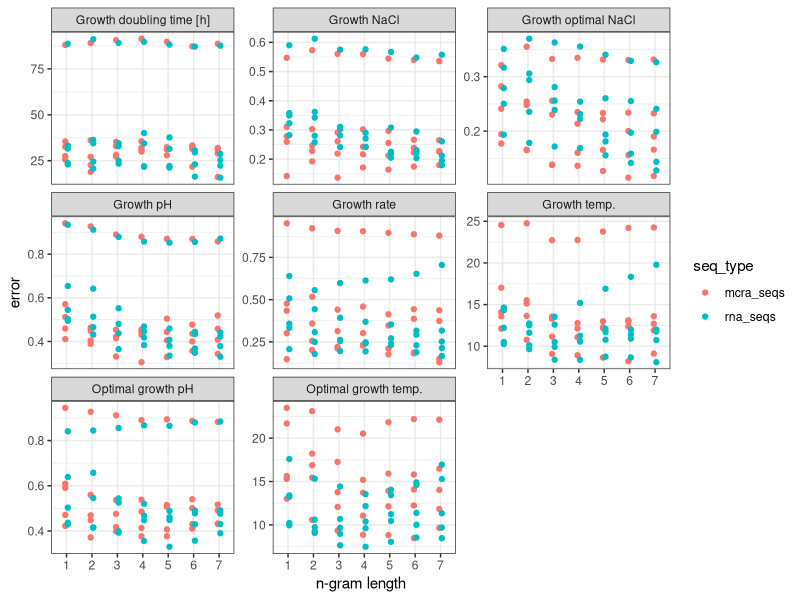
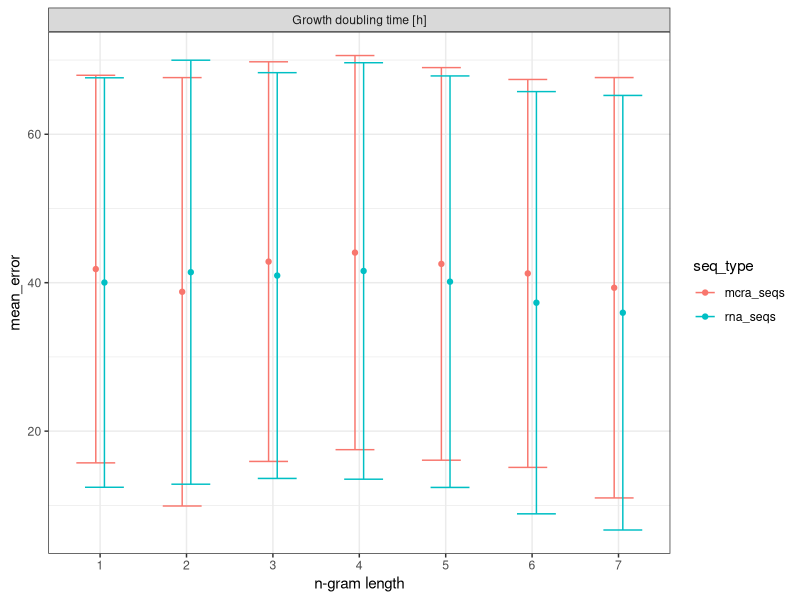
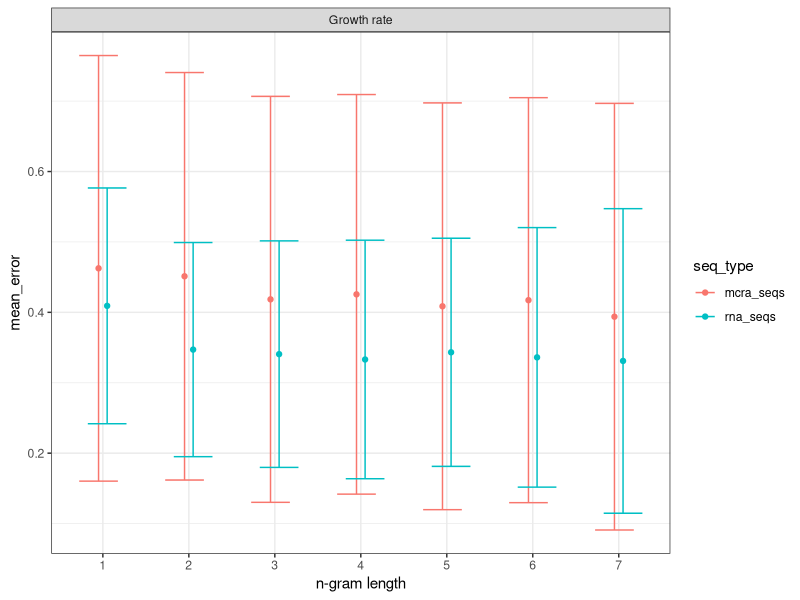
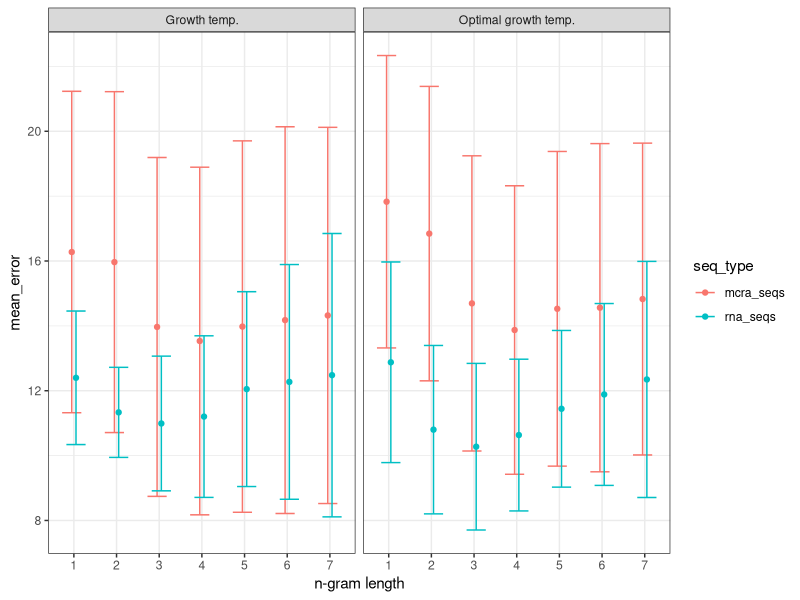
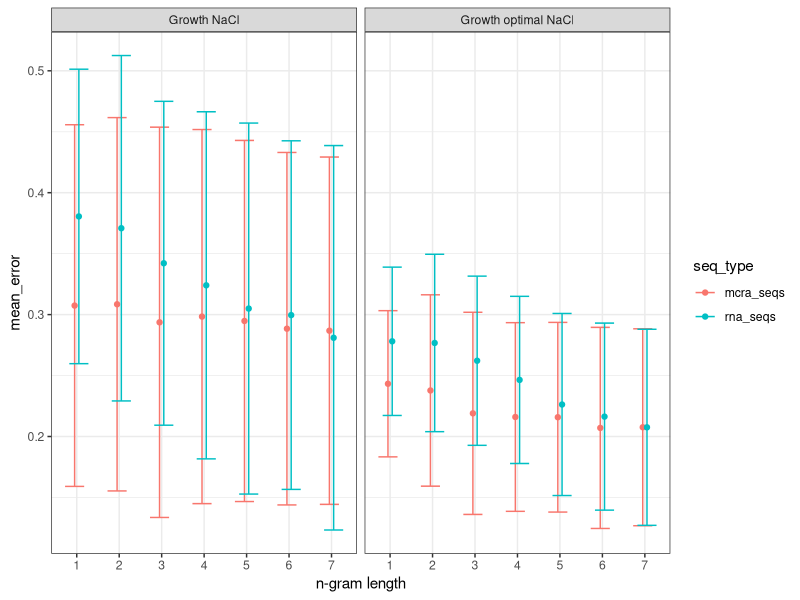
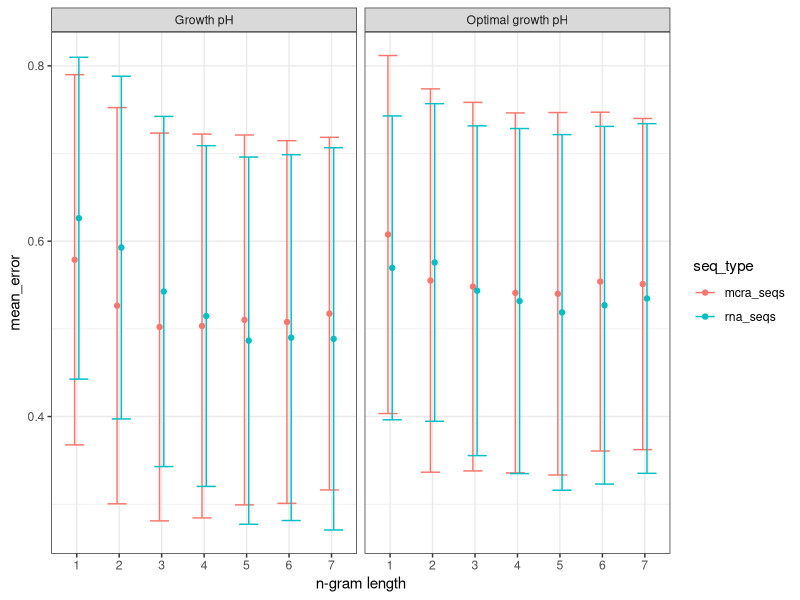

Recreate these plots in R, in order.
library(dplyr)
library(ggplot2)

benchmark_ngram_length_opt <- read.csv("./results/ngram_benchmark_opt.csv") %>% 
  mutate(error = sqrt(mse)) %>% 
  inner_join(read.csv("./data/full_names.csv"))

benchmark_ngram_length <- read.csv("./results/ngram_benchmark.csv") %>% 
  mutate(error = sqrt(mse)) %>% 
  inner_join(read.csv("./data/full_names.csv"))

benchmark_ngram_length %>% 
  ggplot(aes(x = factor(ngram_length), y = error, color = seq_type)) +
  geom_point(position = position_dodge(0.2)) +
  scale_x_discrete("n-gram length") +
  facet_wrap(~ nice, scales = "free_y") +
  theme_bw()


lapply(list("growth_doubl",
            "growth_rate",
            c("mean_gt", "mean_ogt"),
            c("mean_gn", "mean_ogn"),
            c("mean_gp", "mean_ogp")),
       function(i)
         filter(benchmark_ngram_length, task.id %in% i) %>% 
         group_by(nice, ngram_length, seq_type) %>%
         summarise(mean_error = mean(error),
                   sd_error = sd(error)) %>%
         mutate(upper = mean_error + sd_error,
                lower = mean_error - sd_error) %>% 
         ggplot(aes(x = factor(ngram_length), y = mean_error, color = seq_type,
                    ymax = upper, ymin = lower)) +
         geom_point(position = position_dodge(0.2)) + 
         scale_x_discrete("n-gram length") +
         geom_errorbar(position = position_dodge(0.2)) +
         facet_wrap(~ nice, nrow = 1) +
         theme_bw()) 
  

rbind(lapply(list("growth_doubl",
                  "growth_rate",
                  c("mean_gt", "mean_ogt"),
                  c("mean_gn", "mean_ogn"),
                  c("mean_gp", "mean_ogp")),
             function(i)
               filter(benchmark_ngram_length_opt, task.id %in% i) %>% 
               group_by(nice, ngram_length, seq_type) %>%
               summarise(mean_error = mean(error),
                         sd_error = sd(error))) %>% 
        do.call(rbind, .) %>% 
        mutate(only_optim = TRUE),
      lapply(list("growth_doubl",
                  "growth_rate",
                  c("mean_gt", "mean_ogt"),
                  c("mean_gn", "mean_ogn"),
                  c("mean_gp", "mean_ogp")),
             function(i)
               filter(benchmark_ngram_length, task.id %in% i) %>% 
               group_by(nice, ngram_length, seq_type) %>%
               summarise(mean_error = mean(error),
                         sd_error = sd(error))) %>% 
        do.call(rbind, .) %>% 
        mutate(only_optim = FALSE)) %>% 
  write.csv(file = "./results/all_res.csv", row.names = FALSE)
